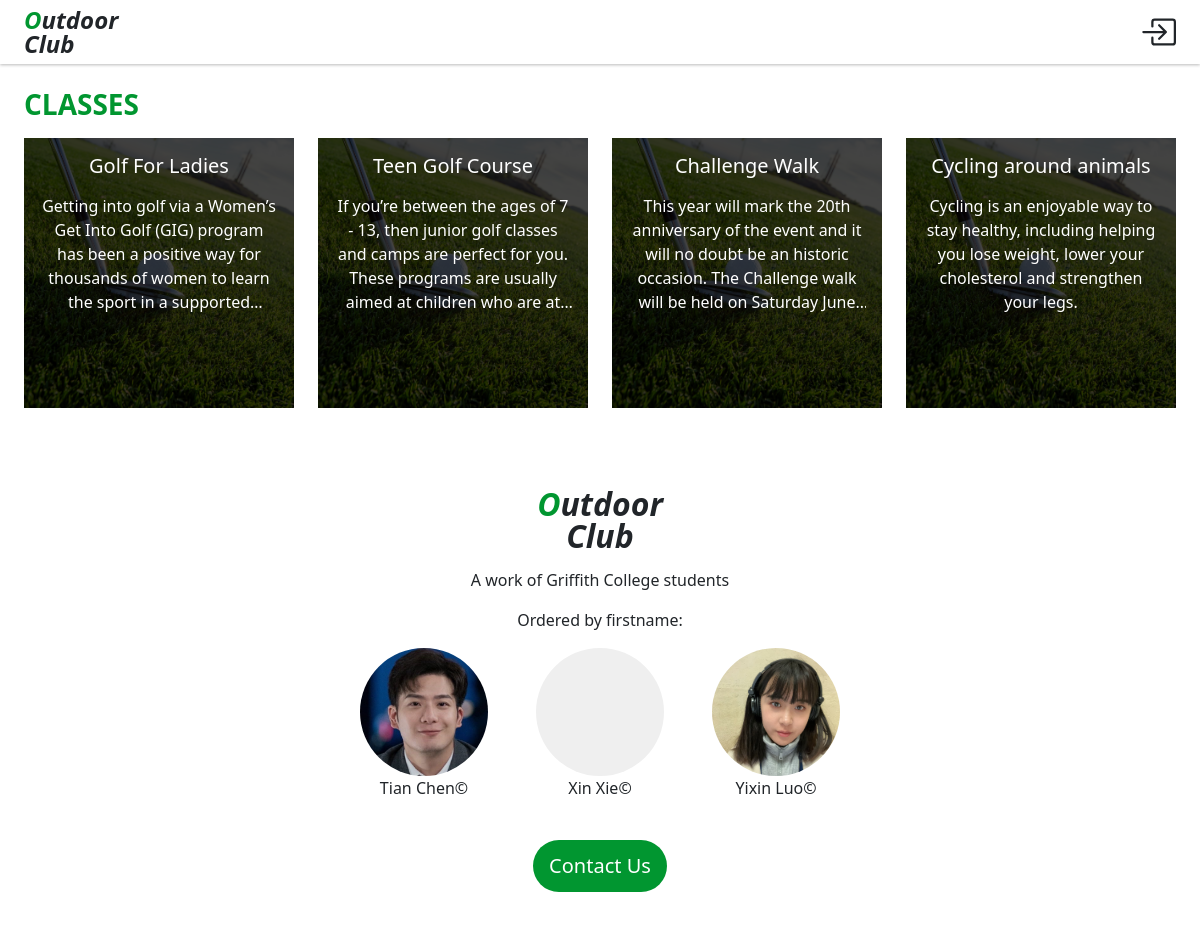
Screenshot of /class.php with the database file from the repository.
### tables this page shows
create table if not exists class(
  `id` INT UNIQUE AUTO_INCREMENT,
  `class_name` varchar(50) not null,
  `class_cover_img` varchar(100) not null,
  `class_intro` varchar(1000) not null,
  `class_time` varchar(50) not null,
  `member_level` INT not null,
  `del_flag` INT default 0 not null,
  PRIMARY KEY(id),
  FOREIGN KEY(member_level) REFERENCES member_level(id)
);

### api/class.php (called while the page is built)
<?php
include("databaseVariables.php");
$conn = new PDO("mysql:host=$servername", $username, $password);
$conn->setAttribute(PDO::ATTR_ERRMODE, PDO::ERRMODE_EXCEPTION);
$sql = "SELECT `id`,`class_name`,`class_intro`,`class_time`,`member_level` FROM sewagroup.class";
$classList = $conn->query($sql);
return $classList;

### class.php (the view, shortened to what this page needs)
<!DOCTYPE html>
<html>
<head>
    <link href="https://cdn.jsdelivr.net/npm/bootstrap@5.3.3/dist/css/bootstrap.min.css" rel="stylesheet">
    <link rel="stylesheet" href="css/app.css" />
    <link rel="stylesheet" href="css/class.css" />
</head>
<body id="class" class="page-container">
    <?php include './app/views/header.php' ?>
    <?php include "./api/class.php" ?>
    <section class="new-classes p-4 pb-2">
        <h3 class="new-clas-title d-flex align-items-center justify-content-between mb-3 fw-bold text-color-primary">
            CLASSES
        </h3>
        <section class="row class-list">
            <?php
            while ($row = $classList->fetch(PDO::FETCH_ASSOC)) {
                echo '<section class="class-wrap col-12 col-sm-6 col-lg-3 col-xxl-3 mb-4">';
                echo '<section class="class-item">';
                echo '<a class="text-decoration-none" href=#>';
                echo '<section class="img overflow-hidden">';
                echo "<span class='img-inner' style='background-image:url(\"images/img10.jpg\");'></span></section>";
                echo '<section class="class-detail p-3 d-flex flex-column align-items-center">';
                echo '<h5 class="class-name mb-3 mt-0 fs-5 text-white text-center">' . $row['class_name'] . '</h5>';
                echo '<span class="class-desc fs-6 overflow-hidden text-white text-center">' . $row['class_intro'];
                echo '<span></section></a></section></section>';
            }
            ?>
        </section>
    </section>
    <?php include './app/views/footer.php' ?>
</body>
</html>

### app/views/header.php (shortened to what this page needs)
<?php $current_path = $_SERVER['REQUEST_URI']; ?>
<nav class="navbar fixed-top bg-body-tertiary ps-4 pe-2">
    <a href="index.php">
        <p class="fs-4 mb-0 lh-1 fw-bold fst-italic logo"><span class="text-color-primary">O</span>utdoor </br> Club</p>
    </a>
    <span>
        <?php
        if (!str_ends_with($current_path, 'login.php')) {
            echo '<a href="login.php" class="p-2 ms-3 me-2">';
            echo '</a>';
        }
        ?>
    </span>
</nav>

### app/views/footer.php
<footer class="w-100 mt-4 text-center p-4 bg-body">
    <h2 class="fw-bold text-center lh-1 fst-italic mb-3 logo"><span class="text-color-primary">O</span>utdoor
        </br> Club</h2>
    <p class="mb-3">A work of Griffith College students</p>
    <p class="mb-3">Ordered by firstname:</p>
    <section class="avatar-list d-flex align-items-center justify-content-center">
        <section class="ps-4 pe-4">
            <section class="avatar" style="background-image: url('./images/tian.jpg');"></section>
            <p>Tian Chen&copy;</p>
        </section>
        <section class="ps-4 pe-4">
            <section class="avatar" style="background-image: url('./images/xin.jpg');"></section>
            <p>Xin Xie&copy;</p>
        </section>
        <section class="ps-4 pe-4">
            <section class="avatar" style="background-image: url('./images/yixin.jpg');"></section>
            <p>Yixin Luo&copy;</p>
        </section>
    </section>
    <a href="contact.php"><span class="badge fw-medium rounded-pill bg-color-primary fs-5 mt-4 mb-3 p-3">Contact Us</span></a>
</footer>

### css/app.css (style rules this page uses)
body { min-width: 320px; }
.page-container { padding-top: 4rem; }
.text-color-primary { color: #019630 !important; }
.bg-color-primary { background-color: #019630 !important; }
nav { min-width: 320px; }
footer { min-width: 320px; }
.avatar { width: 8rem; height: 8rem; border-radius: 50%; background-color: #efefef; background-position: center; background-size: cover; background-repeat: no-repeat; }

### css/class.css (style rules this page uses)
#class { background: url('../images/greenbackground.jpg') 50% no-repeat; background-size: cover; }

### rows the page displays
class: class_name "Golf For Ladies", class_intro "Getting into golf via a Women’s Get Into Golf (GIG) program has been a positive way for thousands of women to learn the sport in a…"
class: class_name "Teen Golf Course", class_intro "If you’re between the ages of 7 - 13, then junior golf classes and camps are perfect for you. These programs are usually aimed at children who are…"
class: class_name "Challenge Walk", class_intro "This year will mark the 20th anniversary of the event and it will no doubt be an historic occasion. The Challenge walk will be held on Saturday…"
class: class_name "Cycling around animals", class_intro "Cycling is an enjoyable way to stay healthy, including helping you lose weight, lower your cholesterol and strengthen your legs."
